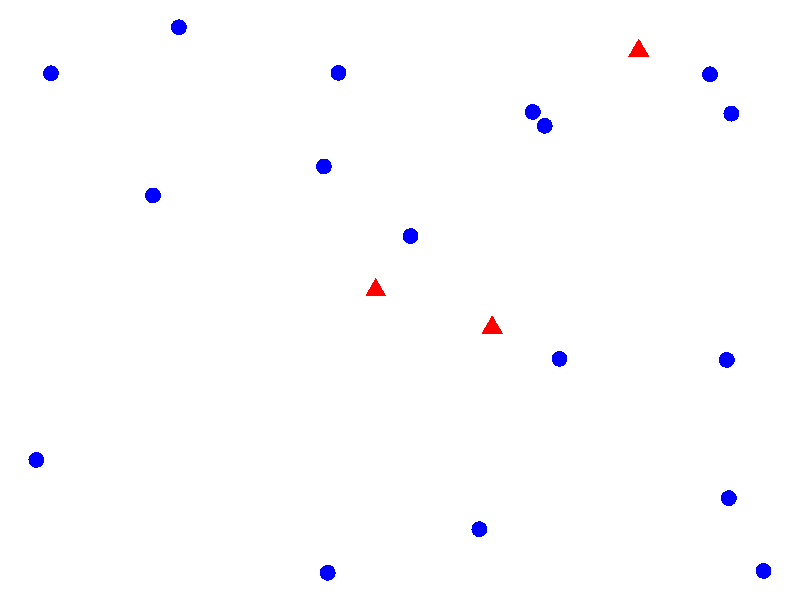
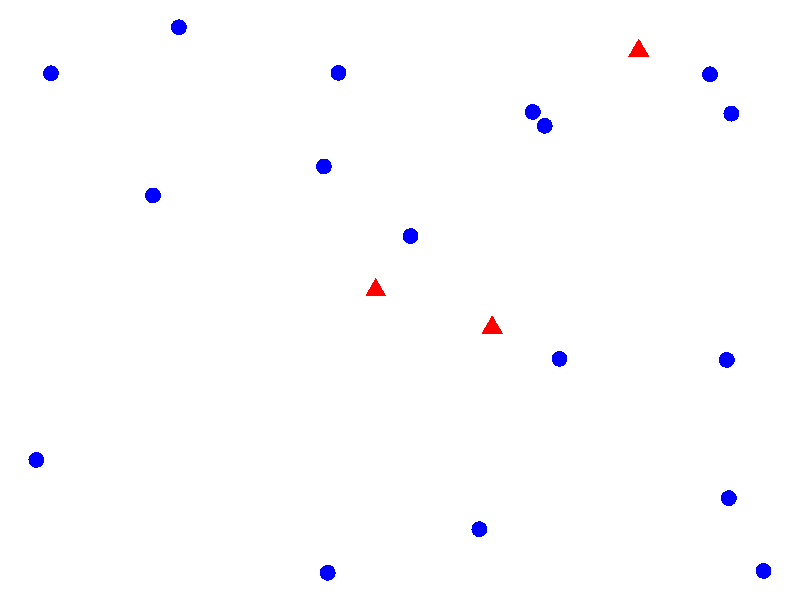
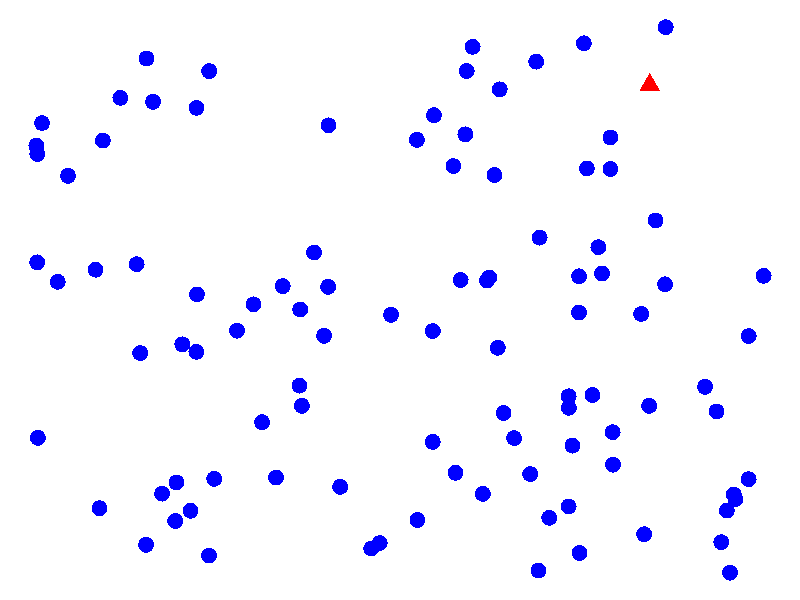
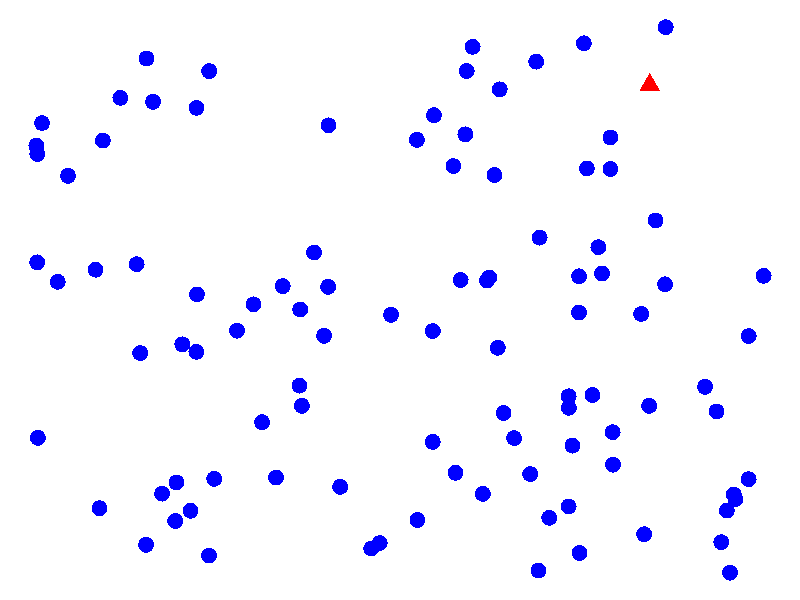
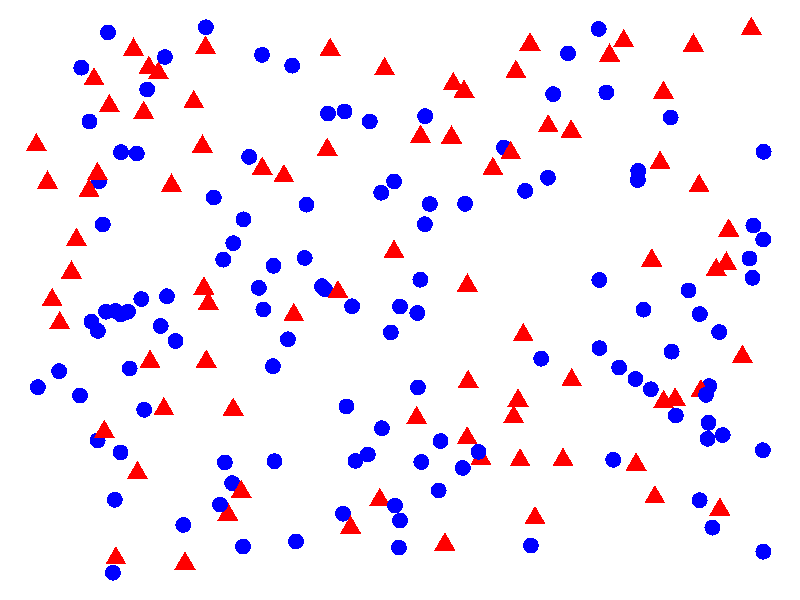
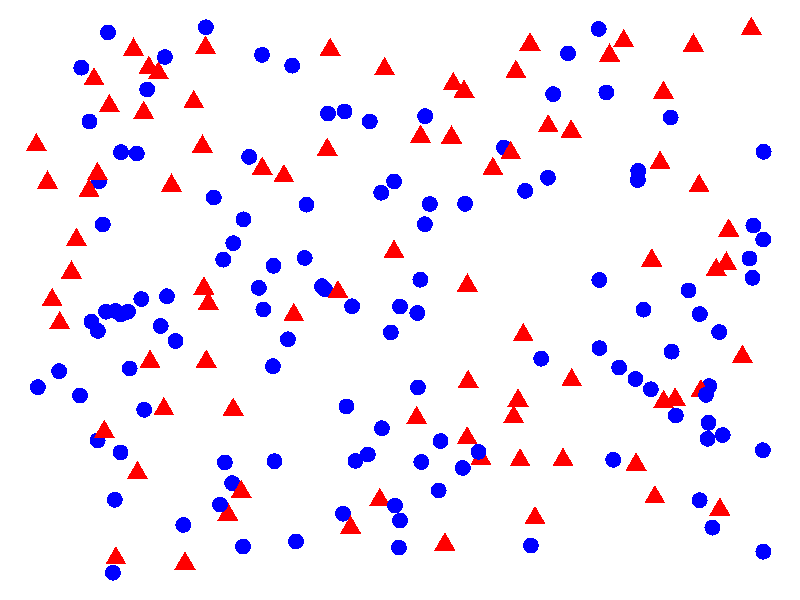
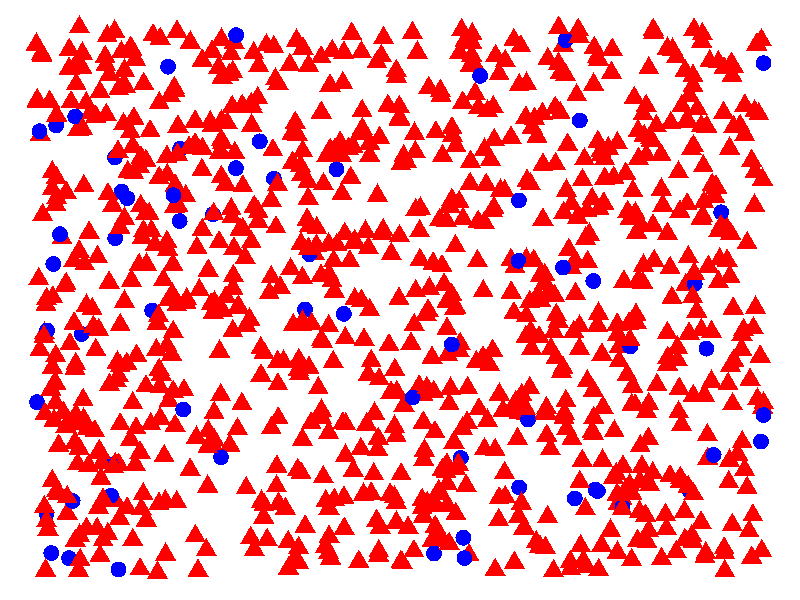
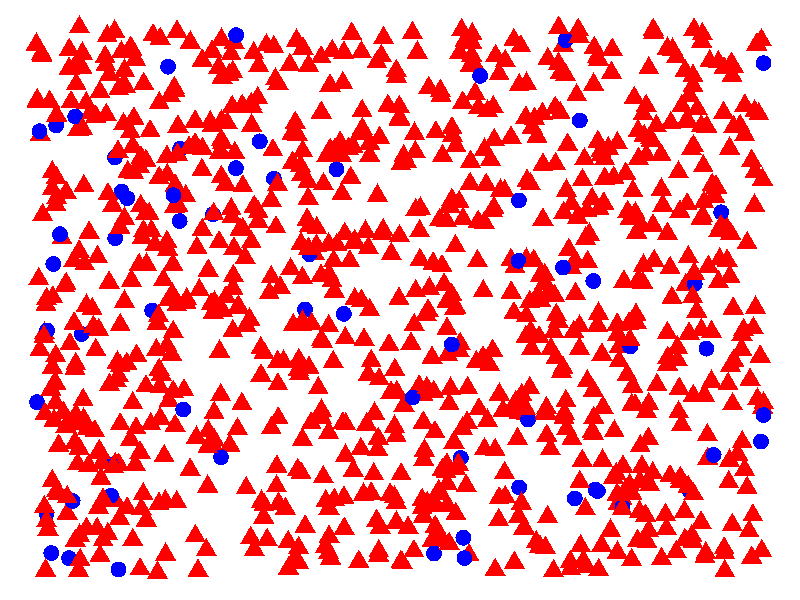

R code for these plots, in order:
## ---- chunk 1
library('ggplot2')
library('knitr')
opts_chunk$set(echo = FALSE, warning = FALSE)
## ---- chunk 2
set.seed(42)
simulate.points = function(n, p){
  data.frame(
    x = runif(n),
    y = runif(n),
    color = factor(sample(c(0,1), size = n, replace=TRUE, prob = c(1-p, p))))
}
plot.points = function(points, size = 5, random.size = FALSE, flip = FALSE){
  
  if(random.size){
    size = rpois(nrow(points), 7)
  } 
  points$size = size
  
  colors = c('blue', 'red')
  if(flip) colors = rev(colors)
  
  p = ggplot(points) + 
    geom_point(aes(x=x, y=y, color = color, shape= color, size = size)) + 
    theme_void() + 
    scale_color_manual(guide = 'none', values = colors) + 
    scale_shape_discrete(guide = 'none') + 
    scale_size_identity(guide='none')
  return(p)
}
# simulate 
points = simulate.points(20, 0.1)
## ---- chunk 3
# simulate 
plot.points(points)
## ---- chunk 4
plot.points(points)
## ---- chunk 5
points = simulate.points(100, 0.01) 
plot.points(points)
## ---- chunk 6
plot.points(points)
## ---- chunk 7
points = simulate.points(200, 0.42)
plot.points(points)
## ---- chunk 8
plot.points(points)
## ---- chunk 9
points = simulate.points(1000, 0.94)
plot.points(points)
## ---- chunk 10
plot.points(points)
## ---- chunk 11
points = simulate.points(1000, 0.67)
plot.points(points)
## ---- chunk 12
plot.points(points)
## ---- chunk 13
points = simulate.points(50, 0.1)
p = plot.points(points,random.size = TRUE)
p
## ---- chunk 14
p
## ---- chunk 15
points = simulate.points(50, 0.77)
p = plot.points(points,random.size = TRUE, flip = TRUE)
p
## ---- chunk 16
p
## ---- chunk 17
supp = seq(1,7, length.out = 100)

ex = (seq(1, 7, length.out = 100)^1.25*sin(seq(1, 7, length.out = 100)*1.5) -
  (seq(1,7,length.out = 100)-1)^1.05*2) * .1 + 3

plot(supp, ex, xaxt = "n", yaxt = "n", xlab = "Zeit", ylab = "Tonhöhe",
    bty = "l", mgp=c(1,1,0), type = "l", lwd = 2, xlim = c(1,7), ylim = c(0,3.5))

## ---- chunk 18
plot(c(1,10),c(-25,2), col = "white", xaxt = "n", yaxt = "n", xlab = "Zeit", ylab = "Tonhöhe",
    bty = "l", mgp=c(1,1,0))
## ---- chunk 19
supp = seq(-4, 4, length.out = 100)
st.norm.dens = dnorm(supp)
plot(supp,st.norm.dens, col = "black", xaxt = "n", yaxt = "n", xlab = "Zeit", ylab = "Tonhöhe",
    bty = "l", mgp=c(1,1,0), lwd = 2, type = "l")
## ---- chunk 20
plot(c(1,10),c(-25,2), col = "white", xaxt = "n", yaxt = "n", xlab = "Zeit", ylab = "Tonhöhe",
    bty = "l", mgp=c(1,1,0))
## ---- chunk 21
supp = seq(0, 8, length.out = 100)
gamma.dens = dgamma(supp, 2, 1)
plot(supp,gamma.dens, col = "black", xaxt = "n", yaxt = "n", xlab = "Zeit", ylab = "Tonhöhe",
    bty = "l", mgp=c(1,1,0), lwd = 2, type = "l")
## ---- chunk 22
plot(c(1,10),c(-25,2), col = "white", xaxt = "n", yaxt = "n", xlab = "Zeit", ylab = "Tonhöhe",
    bty = "l", mgp=c(1,1,0))
## ---- chunk 23
supp = seq(0.1, 8, length.out = 100)
step.const = function(x) {
  if(x>0 & x <= 2) {
    1
  } else if( x >2 & x <= 4) {
    2 
  } else if(x>4 & x  <= 6) {
    3
  } else {
    1.75
  }
}

step.const = sapply(supp, step.const)

ind <- which(supp <= 2)
plot(supp[ind], step.const[ind], col = "black", xaxt = "n", yaxt = "n", 
     xlab = "Zeit", ylab = "Tonhöhe",
    bty = "l", mgp=c(1,1,0), lwd = 2, type = "l", xlim = c(0,8), ylim = c(0, 4))
ind <- which(supp>2 & supp <= 4)
points(supp[ind], step.const[ind], col = "black", lwd = 2, type = "l")
ind <- which(supp>4 & supp <= 6)
points(supp[ind], step.const[ind], col = "black", lwd = 2, type = "l")
ind <- which(supp>6 & supp <= 8)
points(supp[ind], step.const[ind], col = "black", lwd = 2, type = "l")
## ---- chunk 24
plot(c(1,10),c(-25,2), col = "white", xaxt = "n", yaxt = "n", xlab = "Zeit", ylab = "Tonhöhe",
    bty = "l", mgp=c(1,1,0))
## ---- chunk 25
supp = seq(0,2*pi, length.out = 200)

sine.fun =  sin(4*supp)

plot(supp, sine.fun, col = "black", xaxt = "n", yaxt = "n", xlab = "Zeit", 
     ylab = "Tonhöhe", bty = "l", mgp=c(1,1,0), lwd = 2, type = "l", xlim = c(0,2*pi))
## ---- chunk 26
plot(c(1,10),c(-25,2), col = "white", xaxt = "n", yaxt = "n", xlab = "Zeit", ylab = "Tonhöhe",
    bty = "l", mgp=c(1,1,0))
## ---- chunk 27
lmu.func <- function(x) {
  if (x>=0 & x <= .25) {
    1-4*x
  } else if (x>.25 & x <= 1.25) {
    0
  } else if (x>1.25 & x <=1.75) {
    2*(x-1.25)
  } else if (x>1.75 & x <= 2.25) {
    1-2*(x-1.75)
  } else if (x>2.25 & x <= 2.75) {
    2*(x-2.25)
  } else if (x>2.75 & x <= 3.25) {
    1-2*(x-2.75)
  } else {
    (x - 4)^2 / .5625
  }
}

supp = seq(0, 4.75, length.out = 500)

lmu = sapply(supp, lmu.func)

ind <- which(supp <= 3.25)
plot(supp[ind], lmu[ind], col = "black", xaxt = "n", yaxt = "n", xlab = "Zeit", ylab = "Tonhöhe",
    bty = "l", mgp=c(1,1,0), lwd = 2, type = "l", xlim = c(0,4.75))
points(supp[-ind], lmu[-ind], col = "black", lwd = 2, type = "l")
## ---- chunk 28
set.seed(42)
get.max.game.numbers = function(maxim, min=0, n=5, sort.numbers=FALSE){
   numbers = sample(min:maxim, size=n, replace=FALSE)
   if(sort.numbers){
     numbers = sort(numbers)
   }
   numbers
}
maxim = 10
numbers =get.max.game.numbers(maxim)
## ---- chunk 29
maxim = 15 
numbers = get.max.game.numbers(maxim)
## ---- chunk 30
maxim = 60 
numbers = get.max.game.numbers(maxim)
## ---- chunk 31
maxim = 33
numbers =get.max.game.numbers(maxim)
## ---- chunk 32
maxim = 5000000L
numbers =get.max.game.numbers(maxim)
